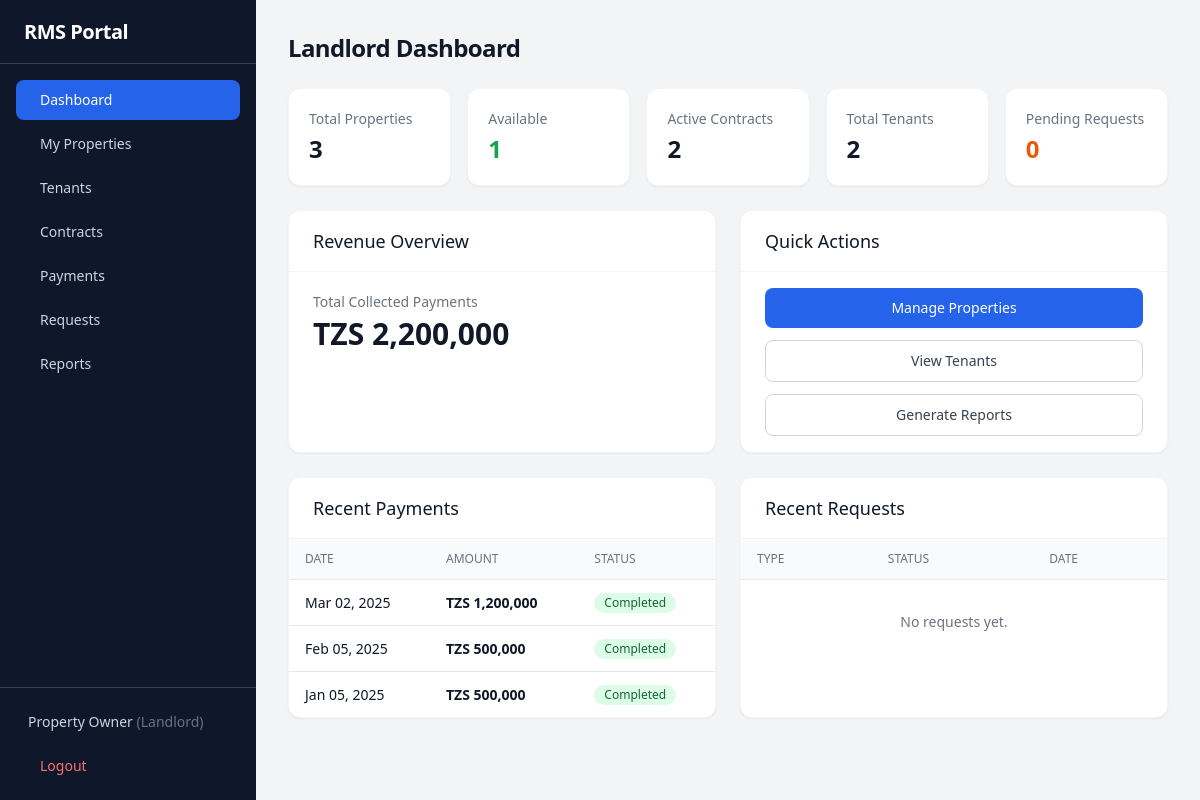
The page / (signed in) on the database its author committed.
### tables this page shows
CREATE TABLE IF NOT EXISTS users (
    id VARCHAR(20) PRIMARY KEY,
    username VARCHAR(50) UNIQUE NOT NULL,
    password VARCHAR(255) NOT NULL,
    full_name VARCHAR(255) DEFAULT NULL,
    phone VARCHAR(50) DEFAULT NULL,
    email VARCHAR(255) DEFAULT NULL,
    nida VARCHAR(50) DEFAULT NULL,
    role ENUM('admin','tenant','landlord') NOT NULL DEFAULT 'tenant',
    approved TINYINT(1) NOT NULL DEFAULT 1,
    property_address TEXT DEFAULT NULL,
    tenant_id VARCHAR(20) DEFAULT NULL,
    must_change_password TINYINT(1) NOT NULL DEFAULT 1,
    created_at TIMESTAMP DEFAULT CURRENT_TIMESTAMP
);

CREATE TABLE IF NOT EXISTS payments (
    id VARCHAR(20) PRIMARY KEY,
    contract_id VARCHAR(20) NOT NULL,
    amount DECIMAL(12,2) NOT NULL DEFAULT 0,
    date DATE NOT NULL,
    method VARCHAR(50) NOT NULL DEFAULT 'bank_transfer',
    status ENUM('completed','pending') NOT NULL DEFAULT 'pending',
    control_number VARCHAR(50) DEFAULT NULL,
    created_at TIMESTAMP DEFAULT CURRENT_TIMESTAMP
);

### config/database.php (called while the page is built, shortened)
<?php
$DB_HOST = getenv('DB_HOST') ?: 'localhost';
$DB_NAME = getenv('DB_NAME') ?: 'rms_portal';
$DB_USER = getenv('DB_USER') ?: 'root';
$DB_PASS = getenv('DB_PASS') ?: '';
try {
    $pdo = new PDO("mysql:host=$DB_HOST;dbname=$DB_NAME;charset=utf8mb4", $DB_USER, $DB_PASS, [
        PDO::ATTR_ERRMODE => PDO::ERRMODE_EXCEPTION,
        PDO::ATTR_DEFAULT_FETCH_MODE => PDO::FETCH_ASSOC,
        PDO::ATTR_EMULATE_PREPARES => false,
    ]);
} catch (PDOException $e) {
    die("Database connection failed: " . $e->getMessage());
}
function db(): PDO {
    global $pdo;
    return $pdo;
}

### includes/auth.php (called while the page is built, shortened)
<?php
require_once __DIR__ . '/../config/database.php';
function isLoggedIn(): bool {
    return isset($_SESSION['user_id']);
}
function getCurrentUser(): ?array {
    $stmt = db()->prepare("SELECT id, username, full_name, phone, email, nida, role, approved, property_address, tenant_id, must_change_password FROM users WHERE id = ?");
    $stmt->execute([$_SESSION['user_id']]);
    return $stmt->fetch() ?: null;
}

### landlord_dashboard.php (the view, shortened to what this page needs)
<?php
require_once __DIR__ . '/config/database.php';
require_once __DIR__ . '/includes/auth.php';
require_once __DIR__ . '/includes/helpers.php';
$total_properties = db()->query("SELECT COUNT(*) as cnt FROM properties")->fetch()['cnt'];
$total_tenants = db()->query("SELECT COUNT(*) as cnt FROM tenants")->fetch()['cnt'];
$active_contracts = db()->query("SELECT COUNT(*) as cnt FROM contracts WHERE status='active'")->fetch()['cnt'];
$total_payments = db()->query("SELECT SUM(amount) as total FROM payments WHERE status='completed'")->fetch()['total'] ?? 0;
$pending_requests = db()->query("SELECT COUNT(*) as cnt FROM service_requests WHERE status='pending'")->fetch()['cnt'];
$recent_payments = db()->query("SELECT p.*, c.property_id FROM payments p JOIN contracts c ON p.contract_id = c.id ORDER BY p.date DESC LIMIT 5")->fetchAll();
$recent_requests = db()->query("SELECT * FROM service_requests ORDER BY date DESC LIMIT 5")->fetchAll();
$available_properties = db()->query("SELECT COUNT(*) as cnt FROM properties WHERE status='available'")->fetch()['cnt'];
?>
<div class="space-y-6">
    <h1 class="text-2xl font-bold tracking-tight text-gray-900">Landlord Dashboard</h1>
    <div class="grid grid-cols-1 sm:grid-cols-2 lg:grid-cols-5 gap-4">
        <div class="bg-white rounded-xl shadow-sm border border-gray-100 p-5">
            <p class="text-sm font-medium text-gray-500">Total Properties</p>
            <p class="text-2xl font-bold text-gray-900 mt-1"><?= $total_properties ?></p>
        </div>
        <div class="bg-white rounded-xl shadow-sm border border-gray-100 p-5">
            <p class="text-sm font-medium text-gray-500">Available</p>
            <p class="text-2xl font-bold text-green-600 mt-1"><?= $available_properties ?></p>
        </div>
        <div class="bg-white rounded-xl shadow-sm border border-gray-100 p-5">
            <p class="text-sm font-medium text-gray-500">Active Contracts</p>
            <p class="text-2xl font-bold text-gray-900 mt-1"><?= $active_contracts ?></p>
        </div>
        <div class="bg-white rounded-xl shadow-sm border border-gray-100 p-5">
            <p class="text-sm font-medium text-gray-500">Total Tenants</p>
            <p class="text-2xl font-bold text-gray-900 mt-1"><?= $total_tenants ?></p>
        </div>
        <div class="bg-white rounded-xl shadow-sm border border-gray-100 p-5">
            <p class="text-sm font-medium text-gray-500">Pending Requests</p>
            <p class="text-2xl font-bold text-orange-600 mt-1"><?= $pending_requests ?></p>
        </div>
    </div>
    <div class="grid grid-cols-1 lg:grid-cols-2 gap-6">
        <div class="bg-white rounded-xl shadow-sm border border-gray-100 overflow-hidden">
            <div class="px-6 py-4 border-b border-gray-100">
                <h3 class="text-lg font-medium text-gray-900">Revenue Overview</h3>
            </div>
            <div class="px-6 py-5">
                <p class="text-sm text-gray-500">Total Collected Payments</p>
                <p class="text-3xl font-bold text-gray-900 mt-1"><?= formatCurrency($total_payments) ?></p>
            </div>
        </div>
        <div class="bg-white rounded-xl shadow-sm border border-gray-100 overflow-hidden">
            <div class="px-6 py-4 border-b border-gray-100">
                <h3 class="text-lg font-medium text-gray-900">Quick Actions</h3>
            </div>
            <div class="px-6 py-4 space-y-3">
                <a href="properties.php" class="block w-full text-center py-2.5 px-4 rounded-lg bg-blue-600 text-white font-medium text-sm hover:bg-blue-700 transition-colors">Manage Properties</a>
                <a href="tenants.php" class="block w-full text-center py-2.5 px-4 rounded-lg border border-gray-300 text-gray-700 font-medium text-sm hover:bg-gray-50 transition-colors">View Tenants</a>
                <a href="reports.php" class="block w-full text-center py-2.5 px-4 rounded-lg border border-gray-300 text-gray-700 font-medium text-sm hover:bg-gray-50 transition-colors">Generate Reports</a>
            </div>
        </div>
    </div>
    <div class="grid grid-cols-1 lg:grid-cols-2 gap-6">
        <div class="bg-white rounded-xl shadow-sm border border-gray-100 overflow-hidden">
            <div class="px-6 py-4 border-b border-gray-100">
                <h3 class="text-lg font-medium text-gray-900">Recent Payments</h3>
            </div>
            <div class="overflow-x-auto">
                <table class="min-w-full divide-y divide-gray-200">
                    <thead class="bg-gray-50">
                        <tr><th class="px-4 py-3 text-left text-xs font-medium text-gray-500 uppercase">Date</th><th class="px-4 py-3 text-left text-xs font-medium text-gray-500 uppercase">Amount</th><th class="px-4 py-3 text-left text-xs font-medium text-gray-500 uppercase">Status</th></tr>
                    </thead>
                    <tbody class="divide-y divide-gray-200">
                        <?php foreach ($recent_payments as $p): ?>
                        <tr><td class="px-4 py-3 text-sm text-gray-900"><?= date('M d, Y', strtotime($p['date'])) ?></td>
                            <td class="px-4 py-3 text-sm font-bold text-gray-900"><?= formatCurrency($p['amount']) ?></td>
                            <td class="px-4 py-3 text-sm"><?= statusBadge($p['status']) ?></td></tr>
                        <?php endforeach; ?>
                    </tbody>
                </table>
            </div>
        </div>
        <div class="bg-white rounded-xl shadow-sm border border-gray-100 overflow-hidden">
            <div class="px-6 py-4 border-b border-gray-100">
                <h3 class="text-lg font-medium text-gray-900">Recent Requests</h3>
            </div>
            <div class="overflow-x-auto">
                <table class="min-w-full divide-y divide-gray-200">
                    <thead class="bg-gray-50">
                        <tr><th class="px-4 py-3 text-left text-xs font-medium text-gray-500 uppercase">Type</th><th class="px-4 py-3 text-left text-xs font-medium text-gray-500 uppercase">Status</th><th class="px-4 py-3 text-left text-xs font-medium text-gray-500 uppercase">Date</th></tr>
                    </thead>
                    <tbody class="divide-y divide-gray-200">
                        <?php if (count($recent_requests) === 0): ?>
                        <tr><td colspan="3" class="px-4 py-8 text-center text-sm text-gray-500">No requests yet.</td></tr>
                        <?php endif; ?>
                    </tbody>
                </table>
            </div>
        </div>
    </div>
</div>
<?php
$content = ob_get_clean();
require __DIR__ . '/includes/layout.php';

### includes/helpers.php (shortened to what this page needs)
<?php
function formatCurrency($amount): string {
    return 'TZS ' . number_format((float)$amount, 0, '.', ',');
}
function statusBadge(string $status): string {
    $classes = [
        'available' => 'bg-green-100 text-green-800',
        'rented' => 'bg-blue-100 text-blue-800',
        'maintenance' => 'bg-yellow-100 text-yellow-800',
        'active' => 'bg-green-100 text-green-800',
        'terminated' => 'bg-red-100 text-red-800',
        'completed' => 'bg-green-100 text-green-800',
        'pending' => 'bg-yellow-100 text-yellow-800',
        'approved' => 'bg-green-100 text-green-800',
        'resolved' => 'bg-green-100 text-green-800',
        'rejected' => 'bg-red-100 text-red-800',
    ];
    $class = $classes[$status] ?? 'bg-gray-100 text-gray-800';
    return "<span class=\"inline-flex rounded-full px-2.5 py-0.5 text-xs font-medium capitalize {$class}\">{$status}</span>";
}
function hsc($str): string {
    return htmlspecialchars($str ?? '', ENT_QUOTES, 'UTF-8');
}

### includes/layout.php (shortened to what this page needs)
<?php
require_once __DIR__ . '/auth.php';
require_once __DIR__ . '/helpers.php';
$user = getCurrentUser();
$current_page = basename($_SERVER['PHP_SELF'], '.php') ?: 'index';
$current_action = $_GET['action'] ?? '';
$admin_links = [
    ['name' => 'Dashboard', 'path' => 'index.php', 'icon' => 'dashboard'],
    ['name' => 'Users', 'path' => 'users.php', 'icon' => 'users'],
];
$landlord_links = [
    ['name' => 'Dashboard', 'path' => 'index.php', 'icon' => 'dashboard'],
    ['name' => 'My Properties', 'path' => 'properties.php', 'icon' => 'building'],
    ['name' => 'Tenants', 'path' => 'tenants.php', 'icon' => 'users'],
    ['name' => 'Contracts', 'path' => 'contracts.php', 'icon' => 'file-text'],
    ['name' => 'Payments', 'path' => 'payments.php', 'icon' => 'credit-card'],
    ['name' => 'Requests', 'path' => 'requests.php', 'icon' => 'message-square'],
    ['name' => 'Reports', 'path' => 'reports.php', 'icon' => 'bar-chart'],
];
$tenant_links = [
    ['name' => 'My Dashboard', 'path' => 'index.php', 'icon' => 'dashboard', 'action' => ''],
    ['name' => 'Pay Rent (Control No.)', 'path' => 'index.php?action=generate_control_number', 'icon' => 'credit-card', 'action' => 'generate_control_number'],
    ['name' => 'Renew Contract', 'path' => 'index.php?action=extension', 'icon' => 'file-text', 'action' => 'extension'],
    ['name' => 'Report Issue (Repair)', 'path' => 'index.php?action=maintenance', 'icon' => 'wrench', 'action' => 'maintenance'],
    ['name' => 'Notice to Vacate', 'path' => 'index.php?action=move_out', 'icon' => 'file-output', 'action' => 'move_out'],
];
if ($user['role'] === 'admin') {
    $links = $admin_links;
} elseif ($user['role'] === 'landlord') {
    $links = $landlord_links;
} else {
    $links = $tenant_links;
}
?>
<!DOCTYPE html>
<html lang="en">
<head>
    <script src="https://cdn.tailwindcss.com"></script>
</head>
<body class="bg-gray-100">
<div class="min-h-screen flex" x-data="{ sidebarOpen: false }">
    <aside class="fixed lg:static inset-y-0 left-0 z-30 w-64 bg-slate-900 transform transition-transform duration-200 ease-in-out -translate-x-full lg:translate-x-0 flex flex-col"
           x-bind:class="sidebarOpen ? 'translate-x-0' : '-translate-x-full lg:translate-x-0'">
        <div class="h-16 flex items-center justify-between px-6 border-b border-slate-700">
            <h1 class="text-xl font-bold text-white tracking-tight">RMS Portal</h1>
        </div>
        <nav class="flex-1 px-4 py-4 space-y-1 overflow-y-auto">
            <?php foreach ($links as $link):
                $is_active = false;
                if (isset($link['action'])) {
                    $is_active = $current_page === 'index' && $current_action === $link['action'];
                    if ($link['action'] === '') {
                        $is_active = $current_page === 'index' && $current_action === '';
                    }
                } else {
                    $is_active = $current_page === basename($link['path'], '.php');
                }
            ?>
            <a href="<?= $link['path'] ?>"
               class="flex items-center px-3 py-2.5 text-sm font-medium rounded-lg transition-colors <?= $is_active ? 'bg-blue-600 text-white' : 'text-slate-300 hover:bg-slate-800 hover:text-white' ?>">
                <?= $link['name'] ?>
            </a>
            <?php endforeach; ?>
        </nav>
        <div class="p-4 border-t border-slate-700">
            <div class="flex items-center px-3 py-2 text-sm text-slate-300">
                <span class="truncate flex-1"><?= hsc($user['full_name'] ?: $user['username']) ?> <span class="text-slate-500 capitalize">(<?= $user['role'] ?>)</span></span>
            </div>
            <a href="logout.php"
               class="mt-2 w-full flex items-center px-3 py-2 text-sm font-medium text-red-400 rounded-lg hover:bg-slate-800 transition-colors">
                Logout
            </a>
        </div>
    </aside>
    <main class="flex-1 flex flex-col min-w-0">
        <div class="flex-1 overflow-y-auto p-4 sm:p-6 lg:p-8">
            <div class="max-w-7xl mx-auto">
                <?= $content ?? '' ?>
            </div>
        </div>
    </main>
</div>
</body>
</html>

### rows shown on the page
users: full_name "Property Owner", role "Landlord"
payments: date "Mar 02, 2025", amount "TZS 1,200,000", status "Completed"
payments: date "Feb 05, 2025", amount "TZS 500,000", status "Completed"
payments: date "Jan 05, 2025", amount "TZS 500,000", status "Completed"

### other values the page prints
$link['name'] "Dashboard"
$link['name'] "My Properties"
$link['name'] "Tenants"
$link['name'] "Contracts"
$link['name'] "Payments"
$link['name'] "Requests"
$link['name'] "Reports"
$total_properties "3"
$available_properties "1"
$active_contracts "2"
$total_tenants "2"
$pending_requests "0"
formatCurrency($total_payments) "TZS 2,200,000"
